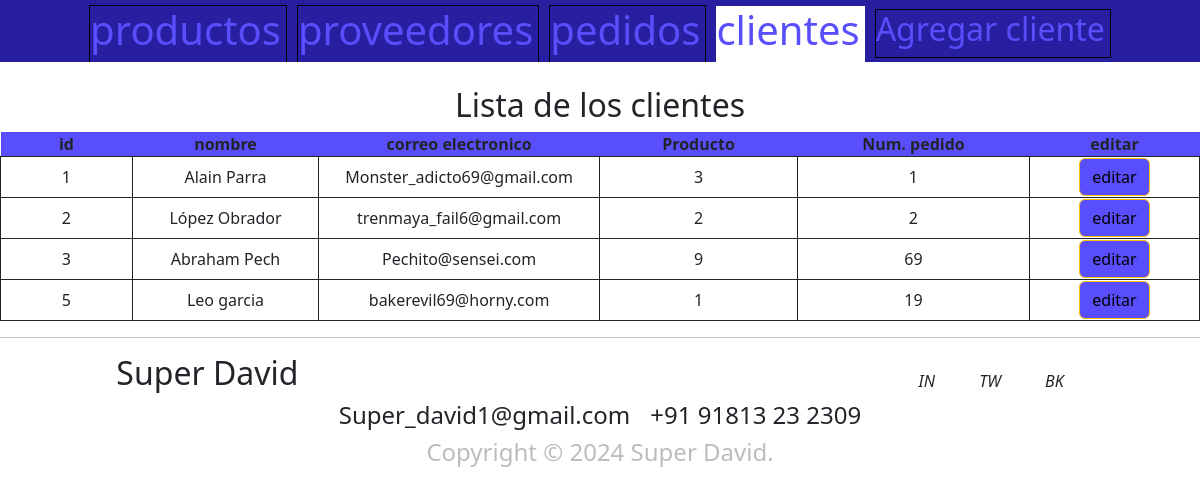
The page /clientes.php on the database its author committed.
### tables this page shows
CREATE TABLE `clientes` (
  `IDCliente` int(11) NOT NULL,
  `nombre` varchar(255) NOT NULL,
  `email` varchar(32) NOT NULL,
  `producto` int(11) NOT NULL,
  `pedido` int(11) NOT NULL
);

### clientes.php (the view, shortened to what this page needs)
<?php
require_once('config/consulta.php');
$query = "SELECT * FROM clientes";
$result = $conexion->query($query);
?>
<!DOCTYPE html>
<html lang="en">
<head>
    <link rel="stylesheet" href="css/styles_index.css">
    <link href="https://cdn.jsdelivr.net/npm/bootstrap@5.2.2/dist/css/bootstrap.min.css" rel="stylesheet">
</head>
<body>
    <header>
        <div class="head">
            <a href="index.php"><h1>productos</h1></a>
            <a href="proveedores.php"><h1>proveedores</h1></a>
            <a href="pedidos.php"><h1>pedidos</h1></a>
            <a id="primary" href="clientes.php"><h1>clientes</h1></a>
            <a id="comp" href="config/clientes/insert/insert_clientes.php"><h2>Agregar cliente</h2></a>
        </div>
    </header>
    <br>
    <h2 id="texto">Lista de los clientes</h2>
    <table>
        <thead>
            <tr>
                <th>id</th>
                <th>nombre</th>
                <th>correo electronico</th>
                <th>Producto</th>
                <th>Num. pedido</th>
                <th>editar</th>
            </tr>
        </thead>
        <?php
            while($row = $result->fetch_assoc ()){
        ?>
            <tr>
                <td><?php echo $row ['IDCliente']; ?></td>
                <td><?php echo $row ['nombre']; ?></td>
                <td><?php echo $row ['email']; ?></td>
                <td><?php echo $row ['producto']; ?></td>
                <td><?php echo $row ['pedido']; ?></td>
                <td>
                    <a id="btn" href="config/cliente/update/update_index.php?IDCliente=<?php echo $row ['IDCliente']; ?>" class="btn btn-warning" style= background-color:rgb(89,78,252);>editar</a>
                </td>
            </tr>
        <?php }?>
    </table>
    <footer>
        <hr>
        <div class="footer">
            <h2>Super David</h2>
            <div>
                <i>IN</i>
                <i>TW</i>
                <i>BK</i>
            </div>
        </div>
        <div class="con">
            <h4>Super_david1@gmail.com</h4>
            <h4>+91 91813 23 2309</h4>
        </div>
        <div class="cr">
            <h4>Copyright © 2024 Super David.</h4>
        </div>
    </footer>
</body>
</html>

### css/styles_index.css (style rules this page uses)
.head, .head h1, .head h2 { display: flex; margin-right: 5px; align-items: center; }
.head { background-color: rgb(40, 31, 160); width: 100%; justify-content: center; padding-top: 5px; }
.head a { border-top: 1px solid black; border-left: 1px solid black; border-right: 1px solid black; text-decoration: none; color: rgb(89, 78, 252); margin: 0 5px 0 5px; }
.head a#primary { background-color: white; border: 0; }
.head a#comp { border-bottom: 1px solid black; }
h2#texto { display: flex; justify-content: center; }
thead { background-color: rgb(89, 78, 252); }
th { padding: 0 50px 0 50px; }
tr, tbody { text-align: center; }
tbody td { border: 1px solid; }
table { width: 100%; }
.footer { display: flex; justify-content: center; }
.footer h2 { margin-right: 300px; }
.footer div { margin-top: 15px; margin-left: 300px; }
.footer div i { padding: 10px; margin: 20px 10px; }
.con { display: flex; justify-content: center; }
.con h4 { padding: 0 10px; }
.cr h4 { text-align: center; opacity: 30%; margin-top: 0 }

### rows shown on the page
clientes: IDCliente "1", nombre "Alain Parra", email "Monster_adicto69@gmail.com", producto "3", pedido "1"
clientes: IDCliente "2", nombre "López Obrador", email "trenmaya_fail6@gmail.com", producto "2", pedido "2"
clientes: IDCliente "3", nombre "Abraham Pech", email "Pechito@sensei.com", producto "9", pedido "69"
clientes: IDCliente "5", nombre "Leo garcia", email "bakerevil69@horny.com", producto "1", pedido "19"
